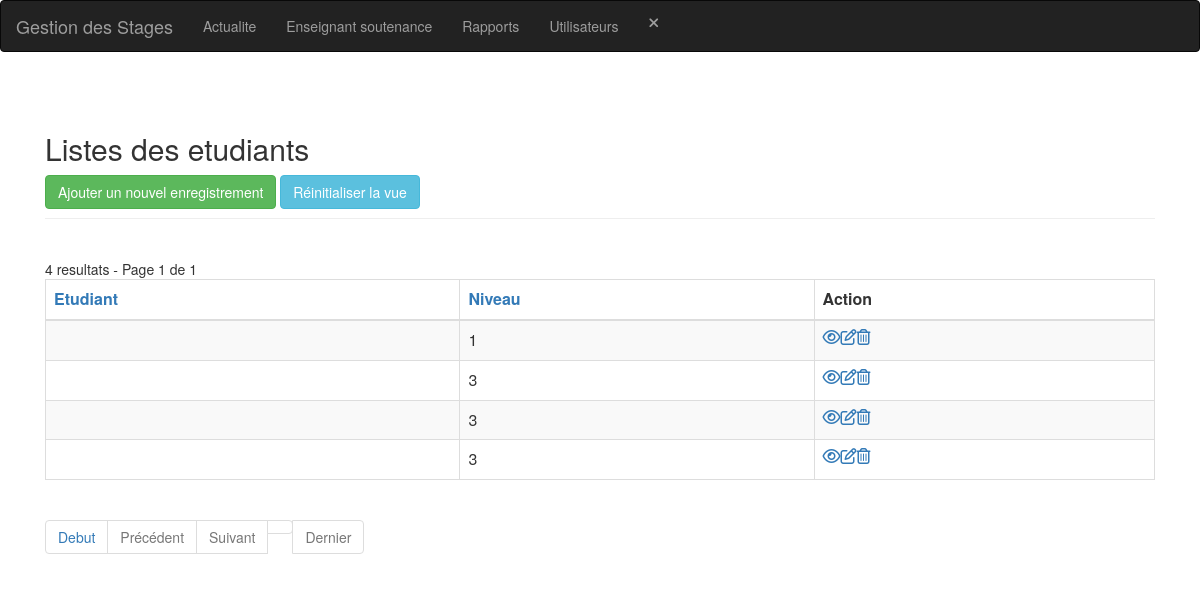
The app's page /etudiant-index.php (signed in), older data.
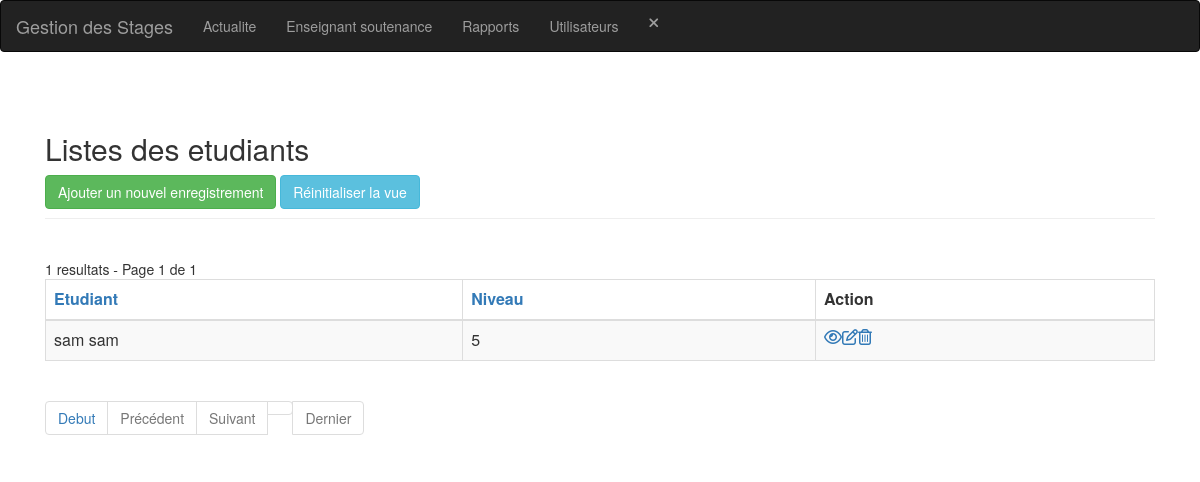
The same page, newer data.
### tables this page shows
CREATE TABLE IF NOT EXISTS `etudiant` (
  `id` int(11) NOT NULL AUTO_INCREMENT,
  `id_etudiant` int(11) NOT NULL,
  `niveau` int(11) NOT NULL,
  PRIMARY KEY (`id`)
);

CREATE TABLE IF NOT EXISTS `utilisateur` (
  `id` int(11) NOT NULL AUTO_INCREMENT,
  `nom` varchar(30) NOT NULL,
  `prenom` varchar(30) NOT NULL,
  `tel` int(30) NOT NULL,
  `email` varchar(50) NOT NULL,
  `adresse` varchar(50) NOT NULL,
  `cin` varchar(10) NOT NULL,
  `login` varchar(30) NOT NULL,
  `pwd` varchar(30) NOT NULL,
  `approuver` int(11) NOT NULL,
  `type` int(11) NOT NULL,
  PRIMARY KEY (`id`),
  UNIQUE KEY `login` (`login`)
);

### config.php (called while the page is built, shortened)
<?php
$no_of_records_per_page = 8;

### function.php (called while the page is built, shortened)
<?php
function getEtudiantName($link, $id)
{
    $nom = '';
    $sql = "SELECT nom,prenom FROM utilisateur WHERE id = $id";
    if ($stmt = mysqli_prepare($link, $sql)) {
        if (mysqli_stmt_execute($stmt)) {
            $result = mysqli_stmt_get_result($stmt);
            if (mysqli_num_rows($result) == 1) {
                $row = mysqli_fetch_array($result, MYSQLI_ASSOC);
                $nom = $row["nom"] . ' ' . $row["prenom"];
            }
        }
    }
    return $nom;
}

### etudiant-index.php (the view, shortened to what the changed rows need)
<?php
include_once('header.php');
include_once('navbar.php');
?>
<section class="pt-5">
    <div class="container-fluid">
        <div class="row">
            <div class="col-md-12">
                <div class="page-header clearfix">
                    <h2 class="float-left">Listes des etudiants</h2>
                </div>
                <br>
                <?php
                require_once "config.php";
                $domain     = $_SERVER['HTTP_HOST'];
                $script   = $_SERVER['SCRIPT_NAME'];
                $parameters   = $_SERVER['QUERY_STRING'];
                $protocol = strpos(strtolower($_SERVER['SERVER_PROTOCOL']), 'https')
                    === FALSE ? 'http' : 'https';
                $currenturl = $protocol . '://' . $domain . $script . '?' . $parameters;
                if (isset($_GET['pageno'])) {
                    $pageno = $_GET['pageno'];
                } else {
                    $pageno = 1;
                }
                $offset = ($pageno - 1) * $no_of_records_per_page;
                include_once('function.php');
                $total_pages_sql = "SELECT COUNT(*) FROM etudiant";
                $result = mysqli_query($link, $total_pages_sql);
                $total_rows = mysqli_fetch_array($result)[0];
                $total_pages = ceil($total_rows / $no_of_records_per_page);
                $order = 'id';
                $sort = 'desc';
                $sql = "SELECT * FROM etudiant ORDER BY $order $sort LIMIT $offset, $no_of_records_per_page";
                $count_pages = "SELECT * FROM etudiant";
                if (!empty($_GET['search'])) {
                    $search = ($_GET['search']);
                    $sql = "SELECT * FROM etudiant
                            WHERE CONCAT (id_etudiant,niveau)
                            LIKE '%$search%'
                            ORDER BY $order $sort
                            LIMIT $offset, $no_of_records_per_page";
                    $count_pages = "SELECT * FROM etudiant
                            WHERE CONCAT (id_etudiant,niveau)
                            LIKE '%$search%'
                            ORDER BY $order $sort";
                } else {
                    $search = "";
                }
                if ($result = mysqli_query($link, $sql)) {
                    if (mysqli_num_rows($result) > 0) {
                        if ($result_count = mysqli_query($link, $count_pages)) {
                            $total_pages = ceil(mysqli_num_rows($result_count) / $no_of_records_per_page);
                        }
                        $number_of_results = mysqli_num_rows($result_count);
                        echo " " . $number_of_results . " resultats - Page " . $pageno . " de " . $total_pages;
                        echo "<table class='table table-bordered table-striped'>";
                        echo "<thead>";
                        echo "<tr>";
                        echo "<th><a href=?search=$search&sort=&order=id_etudiant&sort=$sort>Etudiant</th>";
                        echo "<th><a href=?search=$search&sort=&order=niveau&sort=$sort>Niveau</th>";
                        echo "<th>Action</th>";
                        echo "</tr>";
                        echo "</thead>";
                        echo "<tbody>";
                        while ($row = mysqli_fetch_array($result)) {
                            echo "<tr>";
                            echo "<td>" . getEtudiantName($link, $row['id_etudiant']) . "</td>";
                            echo "<td>" . $row['niveau'] . "</td>";
                            echo "<td>";
                            echo "<a href='etudiant-read.php?id=" . $row['id'] . "' title='Afficher enregistrement' data-toggle='tooltip'><i class='far fa-eye'></i></a>";
                            echo "<a href='etudiant-update.php?id=" . $row['id'] . "' title='Mettre à jour enregistrement' data-toggle='tooltip'><i class='far fa-edit'></i></a>";
                            echo "<a href='etudiant-delete.php?id=" . $row['id'] . "' title='Supprimer enregistrement' data-toggle='tooltip'><i class='far fa-trash-alt'></i></a>";
                            echo "</td>";
                            echo "</tr>";
                        }
                        echo "</tbody>";
                        echo "</table>";
                ?>
                        <ul class="pagination" align-right>
                            <?php
                            $new_url = preg_replace('/&?pageno=[^&]*/', '', $currenturl);
                            ?>
                            <li class="page-item"><a class="page-link" href="<?php echo $new_url . '&pageno=1' ?>">Debut</a></li>
                            <li class="page-item <?php if ($pageno <= 1) {
                                                        echo 'disabled';
                                                    } ?>">
                                <a class="page-link" href="<?php if ($pageno <= 1) {
                                                                echo '#';
                                                            } else {
                                                                echo $new_url . "&pageno=" . ($pageno - 1);
                                                            } ?>">Précédent</a>
                            </li>
                            <li class="page-item <?php if ($pageno >= $total_pages) {
                                                        echo 'disabled';
                                                    } ?>">
                                <a class="page-link" href="<?php if ($pageno >= $total_pages) {
                                                                echo '#';
                                                            } else {
                                                                echo $new_url . "&pageno=" . ($pageno + 1);
                                                            } ?>">Suivant</a>
                            </li>
                            <li class="page-item <?php if ($pageno >= $total_pages) {
                                                        echo 'disabled';
                                                    } ?>">
                                <a class="page-item"><a class="page-link" href="<?php echo $new_url . '&pageno=' . $total_pages; ?>">Dernier</a>
                            </li>
                        </ul>
                <?php
                    } else {
                        echo "<p class='lead'><em>Aucun enregistrement n'a été trouvé.</em></p>";
                    }
                } else {
                    echo "ERROR: Could not able to execute $sql. " . mysqli_error($link);
                }
                ?>
            </div>
        </div>
    </div>
</section>
<?php include_once('footer.php'); ?>

Row changes from the older to the newer data that the page shows:
removed etudiant: niveau "1"
removed etudiant: niveau "3"
removed etudiant: niveau "3"
removed etudiant: niveau "3"
added etudiant: id_etudiant.prenom "sam sam", niveau "5"
Text that changed along with them:
$number_of_results: "4" → "1"
